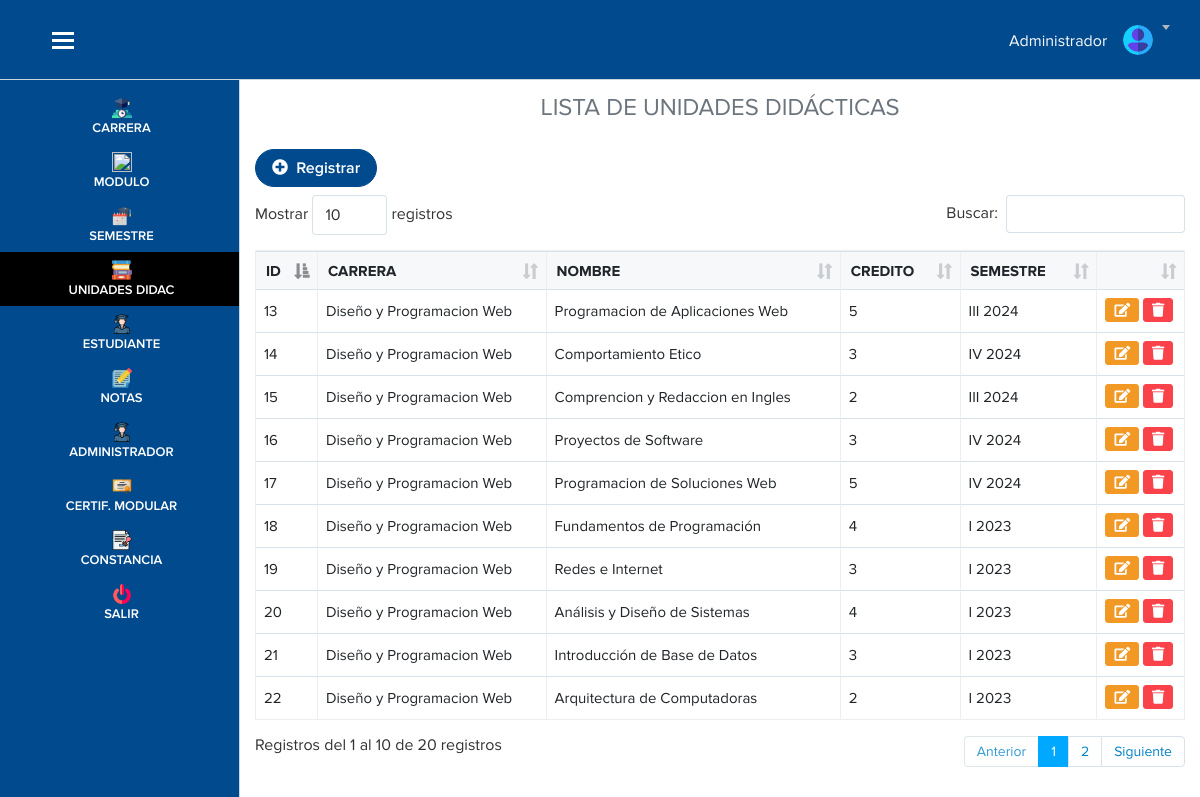
The app's page /vista/unidades.php (signed in) with its own data.
### tables this page shows
CREATE TABLE `unidades` (
  `id_unidades` int(11) NOT NULL,
  `carrera` int(11) DEFAULT NULL,
  `nombre` varchar(255) DEFAULT NULL,
  `credito` varchar(255) DEFAULT NULL,
  `semestre` int(11) DEFAULT NULL
);

CREATE TABLE `carrera` (
  `id_carrera` int(11) NOT NULL,
  `nombre` varchar(255) NOT NULL
);

CREATE TABLE `semestre` (
  `id_semestre` int(11) NOT NULL,
  `semestre` varchar(255) NOT NULL,
  `año` varchar(50) NOT NULL
);

### vista/unidades.php (the view, shortened to what this page needs)
<?php require('./layout/topbar.php'); ?>
<?php require('./layout/sidebar.php'); ?>
<div class="page-content">
   <h4 class="text-center text-secondary pb-2">LISTA DE UNIDADES DIDÁCTICAS</h4>
   <a class="btn btn-primary btn-rounded mb-2" data-toggle="modal" data-target="#exampleModal"><i class="fas fa-plus-circle"></i>
      &nbsp;Registrar</a>
   <?php
   include "../modelo/conexion.php";
   $sql = $conexion->query(" SELECT
   unidades.id_unidades,
   unidades.carrera,
   unidades.nombre,
   unidades.credito,
   carrera.nombre AS carreraNom,
   semestre.semestre,
   semestre.`año`,
   unidades.semestre as 'id_semestre'
   FROM
   unidades
   INNER JOIN carrera ON unidades.carrera = carrera.id_carrera
   INNER JOIN semestre ON unidades.semestre = semestre.id_semestre
    ");
   ?>
   <table class="table table-bordered table-hover w-100" id="example">
      <thead>
         <tr>
            <th scope="col">ID</th>
            <th scope="col">CARRERA</th>
            <th scope="col">NOMBRE</th>
            <th scope="col">CREDITO</th>
            <th scope="col">SEMESTRE</th>
            <th></th>
         </tr>
      </thead>
      <tbody>
         <?php
         while ($datos = $sql->fetch_object()) { ?>
            <tr>
               <td><?= $datos->id_unidades ?></td>
               <td><?= $datos->carreraNom ?></td>
               <td><?= $datos->nombre ?></td>
               <td><?= $datos->credito ?></td>
               <td><?= $datos->semestre . " " . $datos->año ?></td>
               <td>
                  <a href="" class="btn btn-warning btn-sm" data-toggle="modal" data-target="#btnmodificar<?= $datos->id_unidades ?>"><i class="fas fa-edit"></i></a>
                  <a href="unidades.php?idEliminar=<?= $datos->id_unidades ?>" onclick="advertencia(event)" class="btn btn-danger btn-sm"><i class="fas fa-trash"></i></a>
               </td>
            </tr>
         <?php }
         ?>
      </tbody>
   </table>
</div>
</div>
<?php require('./layout/footer.php'); ?>

### vista/layout/topbar.php (style rules this page uses)
.page-content { margin-top: 70px; }

### records on screen
unidades: id_unidades "13", carrera.nombre "Diseño y Programacion Web", nombre "Programacion de Aplicaciones Web", credito "5", semestre.semestre "III", semestre.año "2024"
unidades: id_unidades "14", carrera.nombre "Diseño y Programacion Web", nombre "Comportamiento Etico", credito "3", semestre.semestre "IV", semestre.año "2024"
unidades: id_unidades "15", carrera.nombre "Diseño y Programacion Web", nombre "Comprencion y Redaccion en Ingles", credito "2", semestre.semestre "III", semestre.año "2024"
unidades: id_unidades "16", carrera.nombre "Diseño y Programacion Web", nombre "Proyectos de Software", credito "3", semestre.semestre "IV", semestre.año "2024"
unidades: id_unidades "17", carrera.nombre "Diseño y Programacion Web", nombre "Programacion de Soluciones Web", credito "5", semestre.semestre "IV", semestre.año "2024"
unidades: id_unidades "18", carrera.nombre "Diseño y Programacion Web", nombre "Fundamentos de Programación", credito "4", semestre.semestre "I", semestre.año "2023"
unidades: id_unidades "19", carrera.nombre "Diseño y Programacion Web", nombre "Redes e Internet", credito "3", semestre.semestre "I", semestre.año "2023"
unidades: id_unidades "20", carrera.nombre "Diseño y Programacion Web", nombre "Análisis y Diseño de Sistemas", credito "4", semestre.semestre "I", semestre.año "2023"
unidades: id_unidades "21", carrera.nombre "Diseño y Programacion Web", nombre "Introducción de Base de Datos", credito "3", semestre.semestre "I", semestre.año "2023"
unidades: id_unidades "22", carrera.nombre "Diseño y Programacion Web", nombre "Arquitectura de Computadoras", credito "2", semestre.semestre "I", semestre.año "2023"
